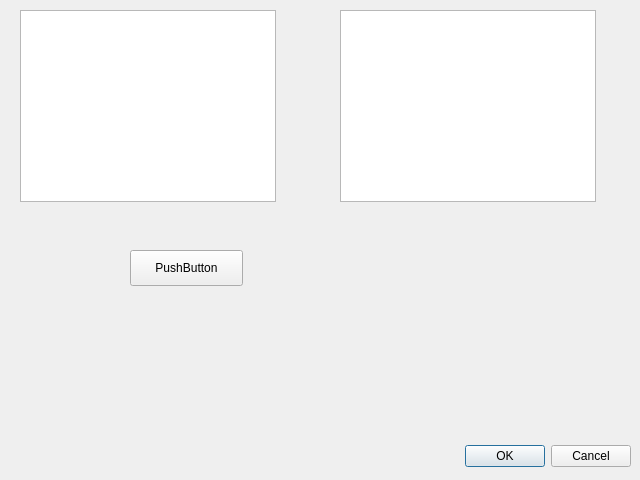
<?xml version="1.0" encoding="UTF-8"?>
<ui version="4.0">
 <class>Dialog</class>
 <widget class="QDialog" name="Dialog">
  <property name="geometry">
   <rect>
    <x>0</x>
    <y>0</y>
    <width>640</width>
    <height>480</height>
   </rect>
  </property>
  <property name="windowTitle">
   <string>Dialog</string>
  </property>
  <widget class="QDialogButtonBox" name="buttonBox">
   <property name="geometry">
    <rect>
     <x>10</x>
     <y>440</y>
     <width>621</width>
     <height>32</height>
    </rect>
   </property>
   <property name="orientation">
    <enum>Qt::Horizontal</enum>
   </property>
   <property name="standardButtons">
    <set>QDialogButtonBox::Cancel|QDialogButtonBox::Ok</set>
   </property>
  </widget>
  <widget class="QListView" name="listView">
   <property name="geometry">
    <rect>
     <x>20</x>
     <y>10</y>
     <width>256</width>
     <height>192</height>
    </rect>
   </property>
  </widget>
  <widget class="QPushButton" name="pushButton">
   <property name="geometry">
    <rect>
     <x>130</x>
     <y>250</y>
     <width>113</width>
     <height>36</height>
    </rect>
   </property>
   <property name="text">
    <string>PushButton</string>
   </property>
  </widget>
  <widget class="QTableView" name="tableView">
   <property name="geometry">
    <rect>
     <x>340</x>
     <y>10</y>
     <width>256</width>
     <height>192</height>
    </rect>
   </property>
  </widget>
 </widget>
 <resources/>
 <connections>
  <connection>
   <sender>buttonBox</sender>
   <signal>accepted()</signal>
   <receiver>Dialog</receiver>
   <slot>accept()</slot>
   <hints>
    <hint type="sourcelabel">
     <x>248</x>
     <y>254</y>
    </hint>
    <hint type="destinationlabel">
     <x>157</x>
     <y>274</y>
    </hint>
   </hints>
  </connection>
  <connection>
   <sender>buttonBox</sender>
   <signal>rejected()</signal>
   <receiver>Dialog</receiver>
   <slot>reject()</slot>
   <hints>
    <hint type="sourcelabel">
     <x>316</x>
     <y>260</y>
    </hint>
    <hint type="destinationlabel">
     <x>286</x>
     <y>274</y>
    </hint>
   </hints>
  </connection>
 </connections>
</ui>
